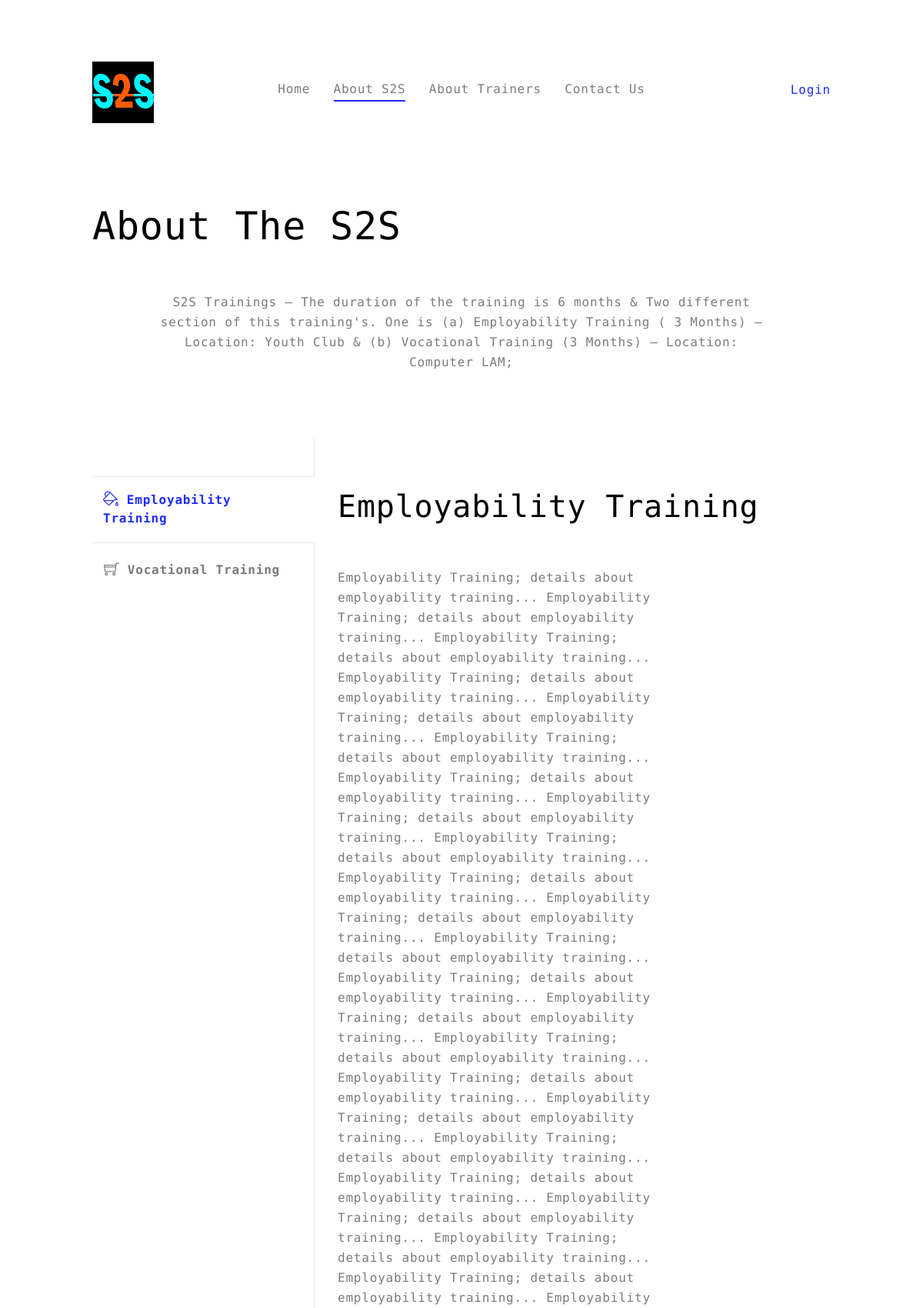
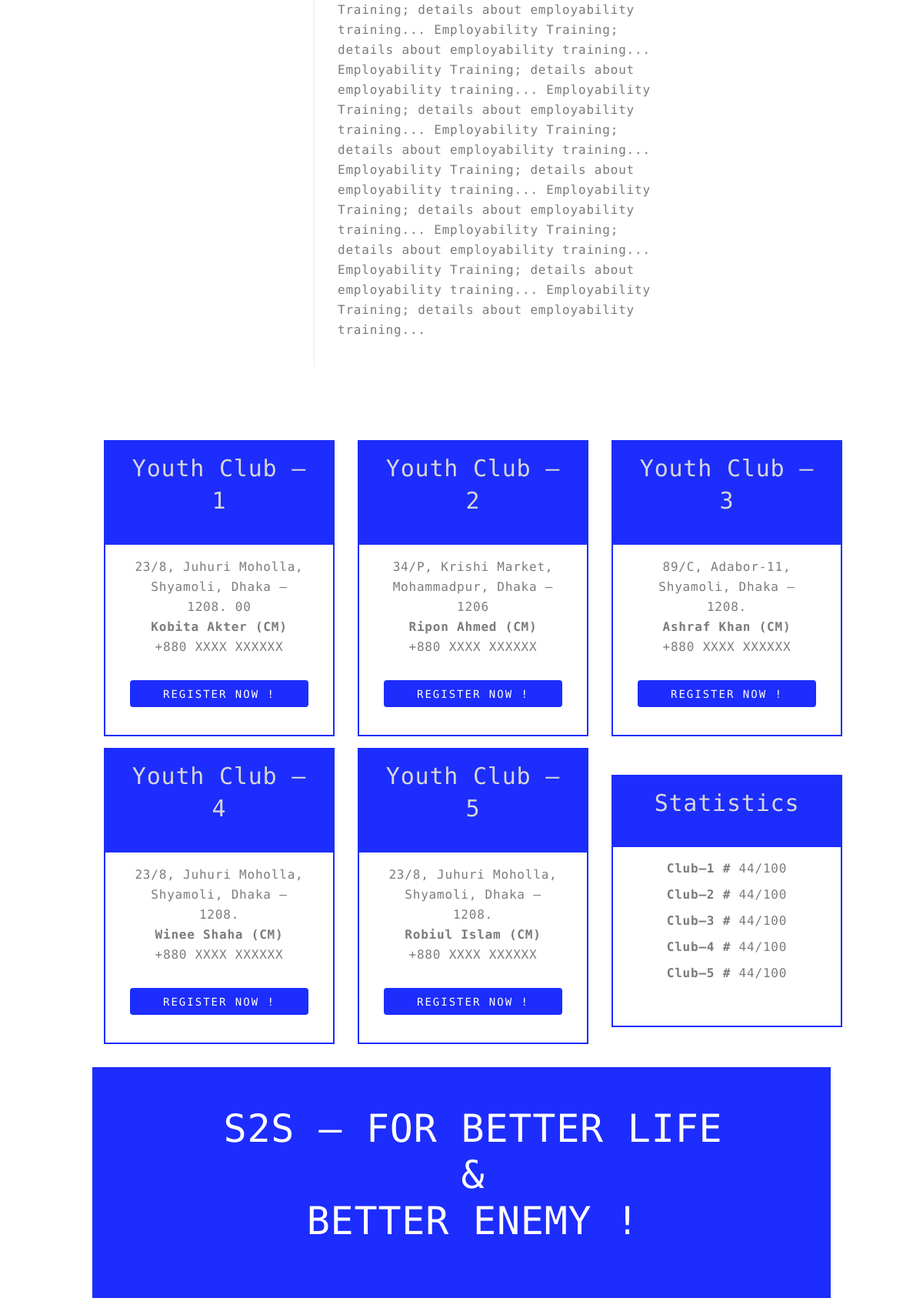
Page /index.php/home/AboutPage (upper part) on the committed database (2 pictures, top to bottom).
### tables this page shows
CREATE TABLE `tb_siteinfo` (
  `id` int(11) NOT NULL,
  `title` varchar(255) NOT NULL,
  `icon` varchar(255) NOT NULL,
  `logo` varchar(255) NOT NULL,
  `description` text NOT NULL,
  `keywords` text NOT NULL,
  `author` text NOT NULL,
  `companyname` varchar(255) NOT NULL,
  `address` text NOT NULL,
  `phone` varchar(255) NOT NULL,
  `website` varchar(255) NOT NULL,
  `footer` text NOT NULL,
  `companymap` text NOT NULL
);

CREATE TABLE `tb_intro` (
  `id` int(11) NOT NULL,
  `introtitle` varchar(255) NOT NULL,
  `introcontent` text NOT NULL,
  `introfor` varchar(255) NOT NULL
);

CREATE TABLE `tb_about_training` (
  `id` int(11) NOT NULL,
  `employability_training` text NOT NULL,
  `vocational_training` text NOT NULL,
  `status` int(11) NOT NULL,
  `created_at` timestamp NOT NULL DEFAULT CURRENT_TIMESTAMP ON UPDATE CURRENT_TIMESTAMP,
  `updated_at` timestamp NOT NULL DEFAULT CURRENT_TIMESTAMP ON UPDATE CURRENT_TIMESTAMP,
  `deleted_at` timestamp NOT NULL DEFAULT '0000-00-00 00:00:00'
);

CREATE TABLE `tb_gallerycontent` (
  `id` int(11) NOT NULL,
  `club` varchar(255) NOT NULL,
  `gallerytitle` varchar(255) NOT NULL,
  `gallerycontent` text NOT NULL
);

### application/controllers/Home.php (called while the page is built, shortened)
<?php
class Home extends CI_Controller {
	public function __construct(){
		$this->load->model('siteinfo_model');
		$this->load->model('intro_model');
		$this->load->model('gallery_model');
		$this->load->model('authority_model');
		$this->load->model('batch_model');
		$this->load->model('employability_model');
		$this->load->model('message_model');
		$this->load->model('user_model');
		$this->load->model('student_model');
	}
	public function AboutPage(){
		$data['activated_about'] = 'fh5co-active';
		$data['siteinfo'] = $this->siteinfo_model->GetSiteinfoByID($data);
		$data['introfor'] = 'AboutPage';
		$data['introduction'] = $this->intro_model->GetSiteIntroByKey($data);
		$data['gallerycontents'] = $this->gallery_model->GetGalleryContentsData($data);
		$data['about_content'] = $this->employability_model->GetEmpContentById($data);
		$data['page_header'] = $this->load->view('included/page_header.php',$data);
		$data['page_intro'] = $this->load->view('pages/introduction.php',$data);
		$data['page_content'] = $this->load->view('pages/about_content.php',$data);
		$data['page_contact'] = $this->load->view('included/page_contact',$data);
		$data['page_footer'] = $this->load->view('included/page_footer.php',$data);
		$this->load->view('index',$data);
	}
}

### index.php (called while the page is built, shortened)
<?php
require_once BASEPATH.'core/CodeIgniter.php';

### application/models/Siteinfo_Model.php (called while the page is built)
<?php
	class Siteinfo_Model extends CI_Model{
		public function GetSiteinfoByID($data){
			$this->db->select('*');
			$this->db->from('tb_siteinfo');
			$this->db->where('id',1);
			$sresult = $this->db->get();
			$result  = $sresult->row();
			return $result;
		}
	}
?>

### application/models/Intro_Model.php (called while the page is built)
<?php
	class Intro_Model extends CI_Model{
		public function GetSiteIntroByKey($data){
			$this->db->select('*');
			$this->db->from('tb_intro');
			$this->db->where('introfor',$data['introfor']);
			$sresult = $this->db->get();
			$result  = $sresult->row();
			return $result;
		}
	}
?>

### application/models/Employability_Model.php (called while the page is built)
<?php
	class Employability_Model extends CI_Model{
		public function GetEmpContentById($data){
			$this->db->select('*');
			$this->db->from('tb_about_training');
			$this->db->where('id',1);
			$sresult = $this->db->get();
			$result  = $sresult->row();
			return $result;
		}
	}
?>

### application/models/Gallery_Model.php (called while the page is built, shortened)
<?php
	class Gallery_Model extends CI_Model{
		public function GetGalleryContentsData($data){
			$this->db->select('*');
			$this->db->from('tb_gallerycontent');
			$sresult = $this->db->get();
			$result  = $sresult->result();
			return $result;
		}
	}
?>

### application/views/pages/about_content.php (the view, shortened to what this page needs)
		<main role="main">
				<div class="container">
					<div class="row">
						<div class="col-md-12">
								<div id="fh5co-tab-feature-vertical" class="fh5co-tab">
									<ul class="resp-tabs-list hor_1">
										<br/><br/>
										<li><i class="fh5co-tab-menu-icon ti-paint-bucket"></i> Employability Training</li>
										<li><i class="fh5co-tab-menu-icon ti-shopping-cart"></i>Vocational Training</li>
									</ul>
									<div class="resp-tabs-container hor_1">
										<div>
											<div class="row">
												<div class="col-md-12">
													<h2 class="h3">Employability Training</h2>
												</div>
												<div class="col-md-9">
													<p>
														<?php
															if(isset($about_content)){ echo $about_content->employability_training; }
														?>
													</p>
												</div>
											</div>
										</div>
									</div>
								</div>
					</div>
				</div>
				<div class="fh5co-spacer fh5co-spacer-md"></div>
				<div class="container">
					<div class="row fh5co-pricing-table-1">
<?php foreach ($gallerycontents as $gallerycontent) { ?>
						<div class="col-md-4 col-sm-6 fh5co-pricing-table-item fh5co-best-offer" style="margin-top:15px;">
							<div class="fh5co-pricing-table-item-heading">
								<h4 style="color:#d7d7d7; "><?php echo $gallerycontent->gallerytitle; ?></h4>
							</div>
							<div class="fh5co-pricing-table-item-body">
								<?php echo $gallerycontent->gallerycontent; ?>
								<div class="fh5co-spacer  fh5co-spacer-xxs"></div>
								<p><a href="<?php echo base_url('index.php/'); ?>Home/StudentRegister" class="btn btn-primary btn-block fh5co-no-margin-botton">Register Now !</a></p>
							</div>
						</div>
<?php } ?>
						<div class="col-md-4 col-sm-6 fh5co-pricing-table-item fh5co-best-offer" style="margin-top:50px;">
							<div class="fh5co-pricing-table-item-heading">
								<h4 style="color:#d7d7d7; ">Statistics</h4>
							</div>
							<div class="fh5co-pricing-table-item-body">
								<ul>
									<li><strong>Club&mdash;1 #</strong>  44/100</li>
									<li><strong>Club&mdash;2 #</strong>  44/100</li>
									<li><strong>Club&mdash;3 #</strong>  44/100</li>
									<li><strong>Club&mdash;4 #</strong>  44/100</li>
									<li><strong>Club&mdash;5 #</strong>  44/100</li>
								</ul>
								<div class="fh5co-spacer  fh5co-spacer-xxs"></div>
							</div>
						</div>
					</div>
				</div>
				<div class="fh5co-spacer fh5co-spacer-xs"></div>
				<div class="fh5co-call-to-action text-center">
					<div class="container">
						<div class="fh5co-call-to-action-wrap">
							<div class="fh5co-call-to-action-inner text-center">
								<p class="fh5co-call-to-action-text">S2S &mdash; for Better Life
								<br/>&
								<br/>Better Enemy !</p>
							</div>
						</div>
					</div>
				</div>
				<div class="fh5co-spacer fh5co-spacer-md"></div>
		</main>

### application/views/included/page_header.php (shortened to what this page needs)
<!DOCTYPE html>
 <html class="no-js">
	<head>
	<link rel="stylesheet" href="<?php echo base_url(); ?>css/themify-icons.css">
	<link rel="stylesheet" href="<?php echo base_url(); ?>css/icomoon-icons.css">
	<link rel="stylesheet" href="<?php echo base_url(); ?>css/bootstrap.css">
	<link rel="stylesheet" href="<?php echo base_url(); ?>css/owl.carousel.min.css">
	<link rel="stylesheet" href="<?php echo base_url(); ?>css/owl.theme.default.min.css">
	<link rel="stylesheet" href="<?php echo base_url(); ?>css/magnific-popup.css">
	<link rel="stylesheet" href="<?php echo base_url(); ?>css/easy-responsive-tabs.css">
	<link rel="stylesheet" href="<?php echo base_url(); ?>css/style.css">
	</head>
	<body>
		<header id="fh5co-header" role="banner">
			<div class="container">
				<div id="fh5co-logo">
					<a href="index.html">
						<img src="<?php echo base_url(); ?>images/<?php if(isset($siteinfo)){ echo $siteinfo->logo; } ?>" alt="Work Logo">
					</a>
				</div>
				<div id="fh5co-main-nav">
					<nav id="fh5co-nav" role="navigation">
						<ul>
<?php if(!$this->session->userdata('userlogin')){ ?>
		<li class="<?php if(isset($activated_home)){ echo $activated_home; } ?>"> <a href="<?php echo base_url(); ?>">Home</a> </li>
		<li class="<?php if(isset($activated_about)){ echo $activated_about; } ?>"> <a href="<?php echo base_url('index.php/Home/AboutPage'); ?>">About S2S</a> </li>
		<li class="<?php if(isset($activated_trainer)){ echo $activated_trainer; } ?>"> <a href="<?php echo base_url('index.php/Home/TrainersPage'); ?>">About Trainers</a> </li>
		<li class="<?php if(isset($activated_trainings)){ echo $activated_trainings; } ?>"> <a href="<?php echo base_url('index.php/Home/ContactUs'); ?>">Contact Us</a> </li>
<?php
	}else{
		$type = $this->session->userdata('type');
?>
		<li class="pull-right"> <a href="<?php echo base_url('index.php/UserHome/'); ?>"><b><?php echo $this->session->userdata('username'); ?></b> &mdash; <?php echo $this->session->userdata('type'); ?></a> </li>
<?php  } ?>
						</ul>
<?php if(!$this->session->userdata('userlogin')){ ?>
<a href="#" class="fh5co-nav-call-to-action js-fh5co-nav-call-to-action"  data-toggle="modal" data-target="#LoginForm">Login</a>
<?php }else{ ?>
<a href="<?php echo base_url('index.php/User/Logout/'); ?>" class="fh5co-nav-call-to-action js-fh5co-nav-call-to-action" >Logout</a>
<?php  } ?>
					</nav>
				</div>
			</div>
		</header>

### application/views/pages/introduction.php
		<main role="main">
<?php  if(isset($introduction)){ ?>
			<div id="fh5co-intro">
				<div class="container">
					<h2><?php echo $introduction->introtitle; ?></h2>
						<div class="row">
							<div class="col-md-10 col-md-push-1 fh5co-intro-sub" style="text-align:center;">
								<p><?php echo $introduction->introcontent; ?></p>
							</div>
						</div>
				</div>
			</div>
<?php } ?>

### css/easy-responsive-tabs.css (style rules this page uses)
.resp-tabs-list, .resp-tabs-list p { margin: 0px; padding: 0px; }
.resp-tabs-list { display: inline-block; }
.resp-tabs-list li { font-weight: 600; font-size: 16px; display: inline-block; padding: 18px 15px; margin: 0 4px 0 0; list-style: none; cursor: pointer; }
.resp-tabs-container { padding: 0px; background-color: #fff; clear: left; }
.resp-tab-content { display: none; padding: 15px; padding-top: 30px; text-align: left; box-shadow: none; }
.resp-tab-active { border: 1px solid #ebebeb !important; border-bottom: none; margin-bottom: -1px !important; padding: 17px 14px 19px 14px !important; border-top: 1px solid #ebebeb !important; border-bottom: 0px #fff solid !important; border-top-left-radius: 4px; border-top-right-radius: 4px; }
.resp-tab-active { border-bottom: none; background-color: #fff; }
.resp-tab-content { border: none; border-top: 1px solid #ebebeb; }
.resp-vtabs ul.resp-tabs-list { float: left; width: 30%; }
.resp-vtabs .resp-tabs-list li { display: block; padding: 19px 15px !important; margin: 0 0 4px; cursor: pointer; float: none; }
.resp-vtabs .resp-tabs-container { padding: 0px; background-color: #fff; border-left: 1px solid #ebebeb; float: left; width: 68%; min-height: 250px; border-radius: 4px; clear: none; }
.resp-vtabs .resp-tab-content { border: none; word-wrap: break-word; padding-left: 30px; }
.resp-vtabs li.resp-tab-active { position: relative; z-index: 1; margin-right: -1px !important; padding: 18px 15px 19px 14px !important; border: 1px solid #ebebeb !important; border-left: 1px solid #ebebeb !important; border-left: none !important; margin-bottom: 4px !important; border-right: 1px #FFF solid !important; border-top-left-radius: 0px; border-top-right-radius: 0px; }
.resp-tab-content-active { display: block; }

### rows in the picture
tb_siteinfo: logo (picture)
tb_intro: introtitle "About The S2S", introcontent "S2S Trainings — The duration of the training is 6 months & Two different section of this training's. One is (a) Employability Training ( 3 Months) — Location: Youth Club & (b) Vocational Training (3 Months) — Location: Computer LAM;"
tb_about_training: employability_training "Employability Training; details about employability training... Employability Training; details about employability training... Employability Training; details about employability training... Employability Training; details about employability training... Employability Training; details about employability training... Employability Training; details about employability training... Employability Training; details about employability training... Employability Training; details about employability training... Employability Training; details about employability training... Employability Training; details about employability training... Employability Training; details about employability…"
tb_gallerycontent: gallerytitle "Youth Club — 1", gallerycontent "23/8, Juhuri Moholla, Shyamoli, Dhaka — 1208. 00 Kobita Akter (CM) +880 XXXX XXXXXX"
tb_gallerycontent: gallerytitle "Youth Club — 2", gallerycontent "34/P, Krishi Market, Mohammadpur, Dhaka — 1206 Ripon Ahmed (CM) +880 XXXX XXXXXX"
tb_gallerycontent: gallerytitle "Youth Club — 3", gallerycontent "89/C, Adabor-11, Shyamoli, Dhaka — 1208. Ashraf Khan (CM) +880 XXXX XXXXXX"
tb_gallerycontent: gallerytitle "Youth Club — 4", gallerycontent "23/8, Juhuri Moholla, Shyamoli, Dhaka — 1208. Winee Shaha (CM) +880 XXXX XXXXXX"
tb_gallerycontent: gallerytitle "Youth Club — 5", gallerycontent "23/8, Juhuri Moholla, Shyamoli, Dhaka — 1208. Robiul Islam (CM) +880 XXXX XXXXXX"
